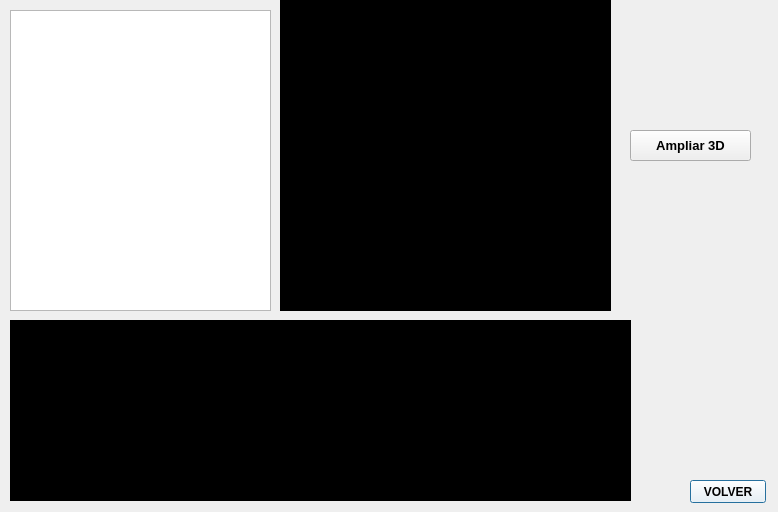
<?xml version="1.0" encoding="UTF-8"?>
<ui version="4.0">
 <class>Dialog</class>
 <widget class="QDialog" name="Dialog">
  <property name="geometry">
   <rect>
    <x>0</x>
    <y>0</y>
    <width>778</width>
    <height>512</height>
   </rect>
  </property>
  <property name="windowTitle">
   <string>Dialog</string>
  </property>
  <widget class="QLabel" name="label_2">
   <property name="geometry">
    <rect>
     <x>650</x>
     <y>-30</y>
     <width>150</width>
     <height>150</height>
    </rect>
   </property>
   <property name="text">
    <string/>
   </property>
   <property name="pixmap">
    <pixmap>Picture_Health-removebg-preview.png</pixmap>
   </property>
   <property name="scaledContents">
    <bool>true</bool>
   </property>
  </widget>
  <widget class="QLabel" name="label_3">
   <property name="geometry">
    <rect>
     <x>-10</x>
     <y>500</y>
     <width>100</width>
     <height>100</height>
    </rect>
   </property>
   <property name="text">
    <string/>
   </property>
   <property name="pixmap">
    <pixmap>IMAGINEX-removebg-preview.png</pixmap>
   </property>
   <property name="scaledContents">
    <bool>true</bool>
   </property>
  </widget>
  <widget class="QLabel" name="label">
   <property name="geometry">
    <rect>
     <x>0</x>
     <y>-10</y>
     <width>831</width>
     <height>561</height>
    </rect>
   </property>
   <property name="text">
    <string/>
   </property>
   <property name="pixmap">
    <pixmap>imagenes/smooth-stucco-wall_1194-7087.jpg</pixmap>
   </property>
   <property name="scaledContents">
    <bool>true</bool>
   </property>
  </widget>
  <widget class="QLabel" name="label_5">
   <property name="geometry">
    <rect>
     <x>-20</x>
     <y>0</y>
     <width>211</width>
     <height>61</height>
    </rect>
   </property>
   <property name="text">
    <string/>
   </property>
   <property name="pixmap">
    <pixmap>imagenes/Picture_Health-removebg-preview.png</pixmap>
   </property>
   <property name="scaledContents">
    <bool>true</bool>
   </property>
  </widget>
  <widget class="QLabel" name="label_6">
   <property name="geometry">
    <rect>
     <x>-20</x>
     <y>490</y>
     <width>121</width>
     <height>21</height>
    </rect>
   </property>
   <property name="text">
    <string/>
   </property>
   <property name="pixmap">
    <pixmap>imagenes/IMAGINEX-removebg-preview.png</pixmap>
   </property>
   <property name="scaledContents">
    <bool>true</bool>
   </property>
  </widget>
  <widget class="QPushButton" name="boton_volver">
   <property name="geometry">
    <rect>
     <x>690</x>
     <y>480</y>
     <width>76</width>
     <height>23</height>
    </rect>
   </property>
   <property name="font">
    <font>
     <weight>75</weight>
     <bold>true</bold>
    </font>
   </property>
   <property name="styleSheet">
    <string notr="true">background-color: rgb(196, 183, 177);
background-color: rgb(255, 255, 255);</string>
   </property>
   <property name="text">
    <string>VOLVER</string>
   </property>
  </widget>
  <widget class="QPushButton" name="boton_visualizar_nifti">
   <property name="geometry">
    <rect>
     <x>630</x>
     <y>130</y>
     <width>121</width>
     <height>31</height>
    </rect>
   </property>
   <property name="font">
    <font>
     <family>Arial</family>
     <pointsize>10</pointsize>
     <weight>75</weight>
     <bold>true</bold>
    </font>
   </property>
   <property name="text">
    <string>Ampliar 3D</string>
   </property>
  </widget>
  <widget class="QWidget" name="widget" native="true">
   <property name="geometry">
    <rect>
     <x>10</x>
     <y>320</y>
     <width>621</width>
     <height>181</height>
    </rect>
   </property>
   <property name="styleSheet">
    <string notr="true">background-color: rgb(0, 0, 0);</string>
   </property>
   <layout class="QHBoxLayout" name="horizontalLayout">
    <item>
     <layout class="QHBoxLayout" name="layout"/>
    </item>
   </layout>
  </widget>
  <widget class="QLabel" name="label_13">
   <property name="geometry">
    <rect>
     <x>560</x>
     <y>240</y>
     <width>231</width>
     <height>271</height>
    </rect>
   </property>
   <property name="text">
    <string/>
   </property>
   <property name="pixmap">
    <pixmap>imagenes/4246a8a59b9e8f9dbef2032ce607443a.png</pixmap>
   </property>
   <property name="scaledContents">
    <bool>true</bool>
   </property>
  </widget>
  <widget class="QTableView" name="tableView">
   <property name="geometry">
    <rect>
     <x>10</x>
     <y>10</y>
     <width>261</width>
     <height>301</height>
    </rect>
   </property>
  </widget>
  <widget class="QLabel" name="label_4">
   <property name="geometry">
    <rect>
     <x>650</x>
     <y>-30</y>
     <width>150</width>
     <height>150</height>
    </rect>
   </property>
   <property name="text">
    <string/>
   </property>
   <property name="pixmap">
    <pixmap>../trabajo_final/Picture_Health-removebg-preview.png</pixmap>
   </property>
   <property name="scaledContents">
    <bool>true</bool>
   </property>
  </widget>
  <widget class="QLabel" name="label_7">
   <property name="geometry">
    <rect>
     <x>-10</x>
     <y>500</y>
     <width>100</width>
     <height>100</height>
    </rect>
   </property>
   <property name="text">
    <string/>
   </property>
   <property name="pixmap">
    <pixmap>../trabajo_final/IMAGINEX-removebg-preview.png</pixmap>
   </property>
   <property name="scaledContents">
    <bool>true</bool>
   </property>
  </widget>
  <widget class="QWidget" name="widget_2" native="true">
   <property name="geometry">
    <rect>
     <x>280</x>
     <y>0</y>
     <width>331</width>
     <height>311</height>
    </rect>
   </property>
   <property name="styleSheet">
    <string notr="true">background-color: rgb(0, 0, 0);</string>
   </property>
   <widget class="QWidget" name="horizontalLayoutWidget_3">
    <property name="geometry">
     <rect>
      <x>10</x>
      <y>10</y>
      <width>311</width>
      <height>291</height>
     </rect>
    </property>
    <layout class="QHBoxLayout" name="layout_2"/>
   </widget>
  </widget>
 </widget>
 <resources/>
 <connections/>
</ui>
